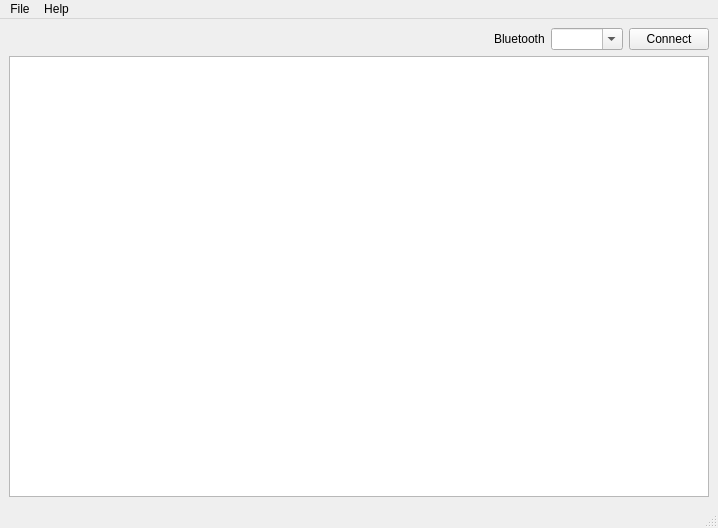
<?xml version="1.0" encoding="UTF-8"?>
<ui version="4.0">
 <class>MainWindow</class>
 <widget class="QMainWindow" name="MainWindow">
  <property name="geometry">
   <rect>
    <x>0</x>
    <y>0</y>
    <width>718</width>
    <height>528</height>
   </rect>
  </property>
  <property name="windowTitle">
   <string>MainWindow</string>
  </property>
  <widget class="QWidget" name="centralwidget">
   <layout class="QVBoxLayout" name="verticalLayout">
    <item>
     <layout class="QHBoxLayout" name="horizontalLayout">
      <item>
       <spacer name="horizontalSpacer">
        <property name="orientation">
         <enum>Qt::Horizontal</enum>
        </property>
        <property name="sizeHint" stdset="0">
         <size>
          <width>40</width>
          <height>20</height>
         </size>
        </property>
       </spacer>
      </item>
      <item>
       <widget class="QLabel" name="label">
        <property name="text">
         <string>Bluetooth</string>
        </property>
       </widget>
      </item>
      <item>
       <widget class="QComboBox" name="comboBox">
        <property name="editable">
         <bool>true</bool>
        </property>
        <property name="currentText">
         <string/>
        </property>
       </widget>
      </item>
      <item>
       <widget class="QPushButton" name="pushButton">
        <property name="text">
         <string>Connect</string>
        </property>
       </widget>
      </item>
     </layout>
    </item>
    <item>
     <widget class="QPlainTextEdit" name="plainTextEdit"/>
    </item>
   </layout>
  </widget>
  <widget class="QMenuBar" name="menubar">
   <property name="geometry">
    <rect>
     <x>0</x>
     <y>0</y>
     <width>718</width>
     <height>22</height>
    </rect>
   </property>
   <widget class="QMenu" name="menuFile">
    <property name="title">
     <string>File</string>
    </property>
   </widget>
   <widget class="QMenu" name="menuHelp">
    <property name="tearOffEnabled">
     <bool>true</bool>
    </property>
    <property name="title">
     <string>Help</string>
    </property>
   </widget>
   <addaction name="menuFile"/>
   <addaction name="menuHelp"/>
  </widget>
  <widget class="QStatusBar" name="statusbar"/>
 </widget>
 <resources/>
 <connections/>
</ui>
